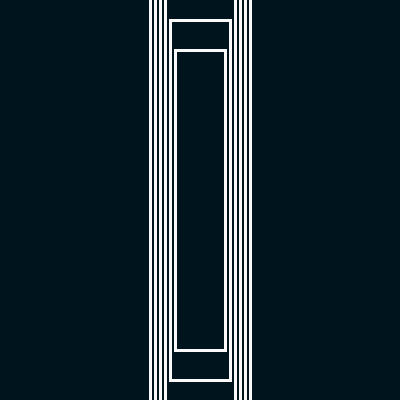
Frame 1 (no input)
Frame 60 (the mouse pressed at the canvas centre just before this capture): identical to frame 1, image omitted
Frame 120 (the mouse held since frame 60 and released just before this capture): identical to frame 1, image omitted

The Processing sketch that drew this single still picture (run headless with seeded random() and noise(); from frame 60 on, the mouse is pressed at the canvas centre):

// Processing sketch: sketch_20_2
// ── sketch_20_2.pde
void setup() {
  size(400, 400);
  background(0,20,30);
  stroke(250);
  noFill();
  rectMode(CENTER);
  strokeWeight (3);
}

void draw() {
  squares (200, 200, 200, 200);
}
void squares (int size, int number, int x, int y) { 
  for (int counter = number; counter > 8; counter-=35) {
    rect(x, y, size/2, size*3);
    size-=20;
  }
}
